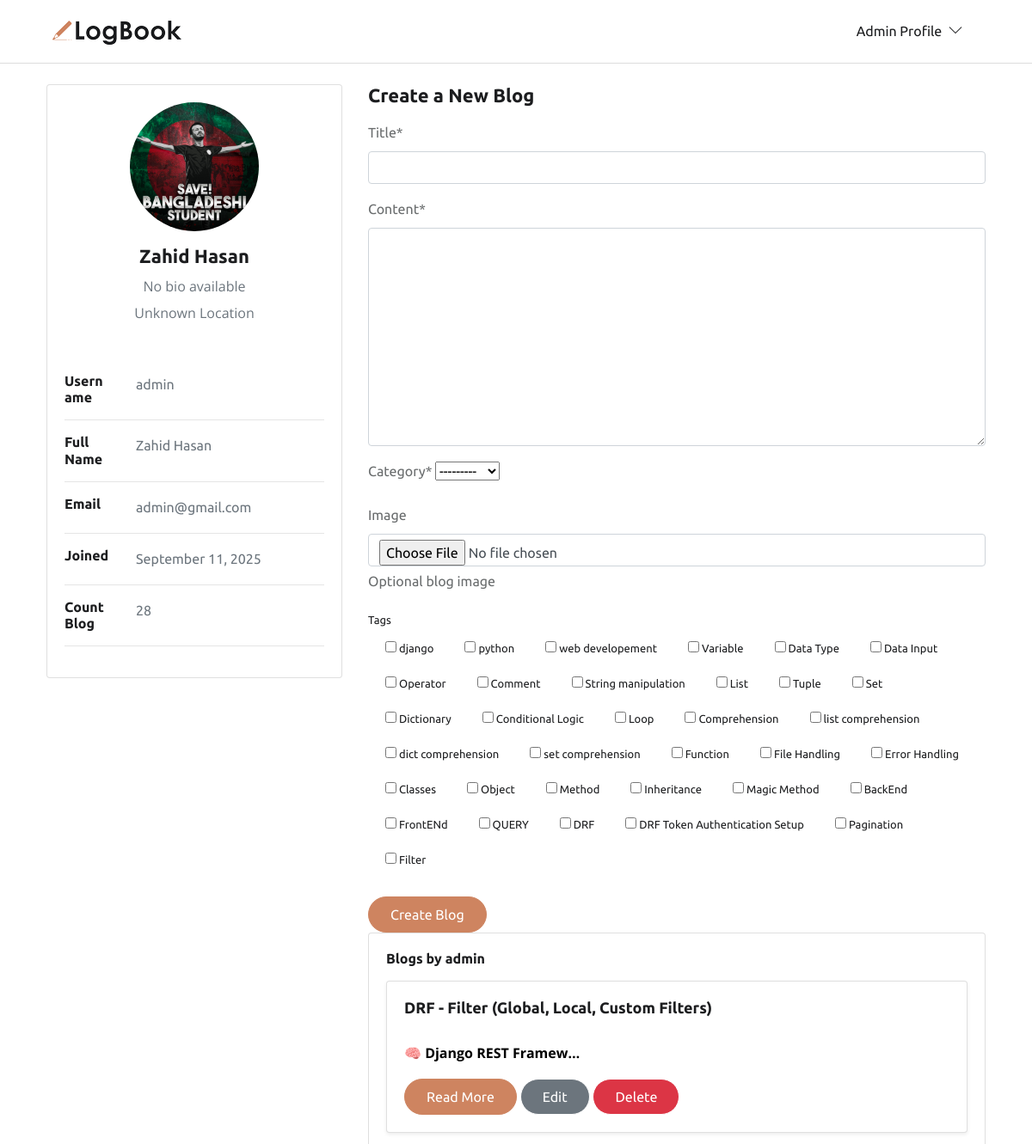
Before: /account/profile/admin/ (signed in, upper part) with the older database file.
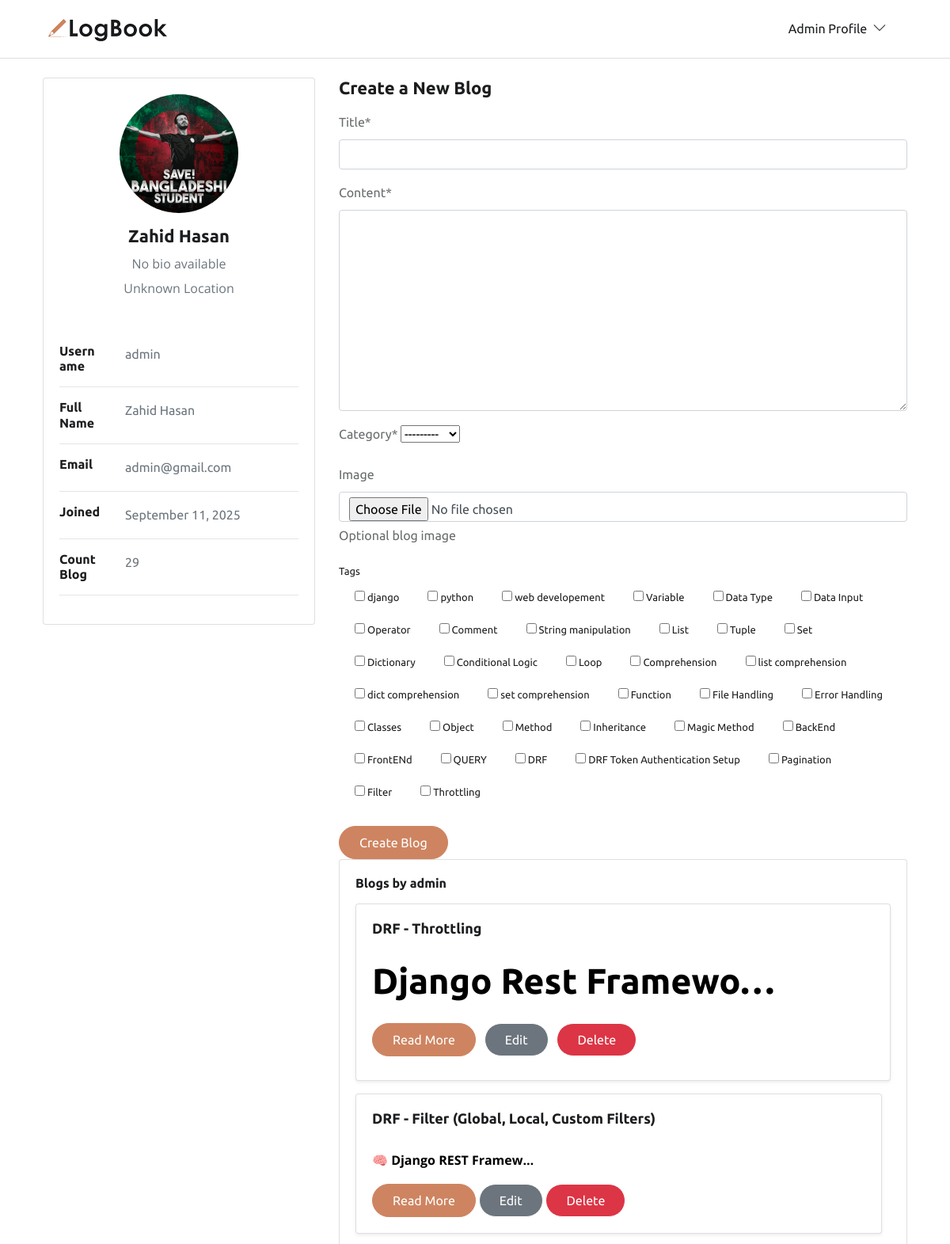
After: the same page with the newer database file.
### app_home/models.py (models this page shows, shortened)
class Blog(models.Model):
    author = models.ForeignKey(
        settings.AUTH_USER_MODEL, related_name='user_blogs', on_delete=models.CASCADE
    )
    title = models.CharField(max_length=100, unique=True)
    slug = models.SlugField(unique=True, blank=True, null=True, max_length=300)
    content = RichTextUploadingField()
    category = models.ForeignKey(
        Category,
        related_name='category_blogs',
        on_delete=models.CASCADE
    )
    tags = models.ManyToManyField(Tag, related_name='tag_blogs')
    created_date = models.DateTimeField(auto_now_add=True)
    updated_date = models.DateTimeField(auto_now=True)
    class Meta:
        ordering = ['-created_date']
        indexes = [models.Index(fields=['title','created_date'])]
    class Meta:
        ordering = ['-created_date']
        indexes = [models.Index(fields=['title','created_date'])]
    def get_absolute_url(self):
        return reverse('blog-detail', kwargs={'slug': self.slug})

### app_account/views.py (the view)
# urls.py: path('profile/<str:username>/', User_ProfileView, name='profile'),
def User_ProfileView(request, username):
    profile_user = get_object_or_404(Profile, user__username=username)
    user_blogs = profile_user.user.user_blogs.all()
    users_blog_count = User.objects.filter(id=profile_user.user.id).annotate(
        blog_count=Count('user_blogs')).first().blog_count
    form = None
    if request.user == profile_user.user:
        if request.method == 'POST':
            form = BlogForm(request.POST, request.FILES)
            if form.is_valid():
                blog = form.save(commit=False)
                blog.author = request.user
                blog.save()
                form.save_m2m()  # save tags
                image = form.cleaned_data.get('image')
                if image:
                    BlogImage.objects.create(blog=blog, image=image)
                return redirect('profile', username=username)
        else:
            form = BlogForm()
    context = {
        'profile_user': profile_user,
        'user_blogs': user_blogs,
        'form': form,
        'users_blog_count': users_blog_count,
    }
    return render(request, 'app_account/profile.html', context)

### app_home/forms.py
class BlogForm(forms.ModelForm):
    image = forms.ImageField(required=False, help_text="Optional blog image")
    class Meta:
        model = Blog
        fields = ['title', 'content', 'category', 'tags']  # <--- 'image' বাদ দিতে হবে
        widgets = {
            'tags': forms.CheckboxSelectMultiple(),
        }
    def __init__(self, *args, **kwargs):
        super().__init__(*args, **kwargs)
        self.helper = FormHelper()
        self.helper.layout = Layout(
            Field('title'),
            Field('content'),
            Field('category'),
            Field('tags', css_class='d-flex flex-wrap'),  # inline checkbox
            Field('image'),
            Submit('submit', 'Update Blog', css_class='btn btn-primary')
        )

### app_home/context_processors.py (called while the page is built)
def get_all_categories(request):
    categories = Category.objects.all()
    return {'categories': categories}

def get_all_tags(request):
    tags = Tag.objects.all()
    return {'tags': tags}

def get_recent_blogs(request):
    recent_blogs = Blog.objects.order_by('-created_date')[:5]
    return {'recent_blogs': recent_blogs}

### app_home/models.py (called while the page is built)
    def __str__(self):
        return self.title

    def __str__(self):
        return self.title

### templates/app_account/profile.html (shortened to what the changed rows need)
{% extends 'base/base.html' %}
{% load static %}
{% load crispy_forms_tags %}
{% block content %}
<div class="container p-4">
    <div class="main-body">
        <div class="row gutters-sm">
            <div class="col-md-4 mb-3">
                <div class="card">
                    <div class="card-body">
                         <div class="row">
                            <div class="col-sm-3">
                                <h6 class="mb-0">Count Blog</h6>
                            </div>
                            <div class="col-sm-9 text-secondary">{{users_blog_count}}</div>
                        </div>
                    </div>
                </div>
            </div>
            <div class="col-md-8">
                {% if request.user == profile_user.user %}
    <form method="post" enctype="multipart/form-data">
        <div class="form-group mb-3">
            <div class="d-flex flex-wrap">
                {% for checkbox in form.tags %}
                    <div class="form-check mr-3 mb-2">
                        {{ checkbox }}
                    </div>
                {% endfor %}
            </div>
        </div>
    </form>
{% endif %}
                <div class="card">
                    <div class="card-body">
                        <div class="row">
                            {% for blog in user_blogs %}
                            <div class="col-md-12 mb-3">
                                <div class="card h-100 shadow-sm">
                                    <div class="card-body">
                                        <h5 class="card-title">{{ blog.title }}</h5>
                                        <p class="card-text text-truncate">{{ blog.content|truncatechars:60|safe }}</p>
                                        <a href="{{ blog.get_absolute_url }}" class="btn btn-sm btn-primary">Read
                                            More</a>
                                        {% if blog.author == request.user %}
                                        <a href="{% url 'update_blog' blog.id %}"
                                            class="btn btn-sm btn-secondary">Edit</a>
                                        <a href="{% url 'delete_blog' blog.id %}"
                                            class="btn btn-sm btn-danger">Delete</a>
                                        {% endif %}
                                    </div>
                                </div>
                            </div>
                            {% empty %}
                            <div class="col-12">
                                <p>No blogs yet.</p>
                            </div>
                            {% endfor %}
                        </div>
                    </div>
                </div>
            </div>
        </div>
    </div>
</div>
{% endblock %}

Changed rows visible on the page:
added Blog: title "DRF - Throttling", content "Django Rest Framewo…", shows "Edit"
Other visible differences:
{{ users_blog_count }}: "28" → "29"
new list line: "☐ Throttling"
